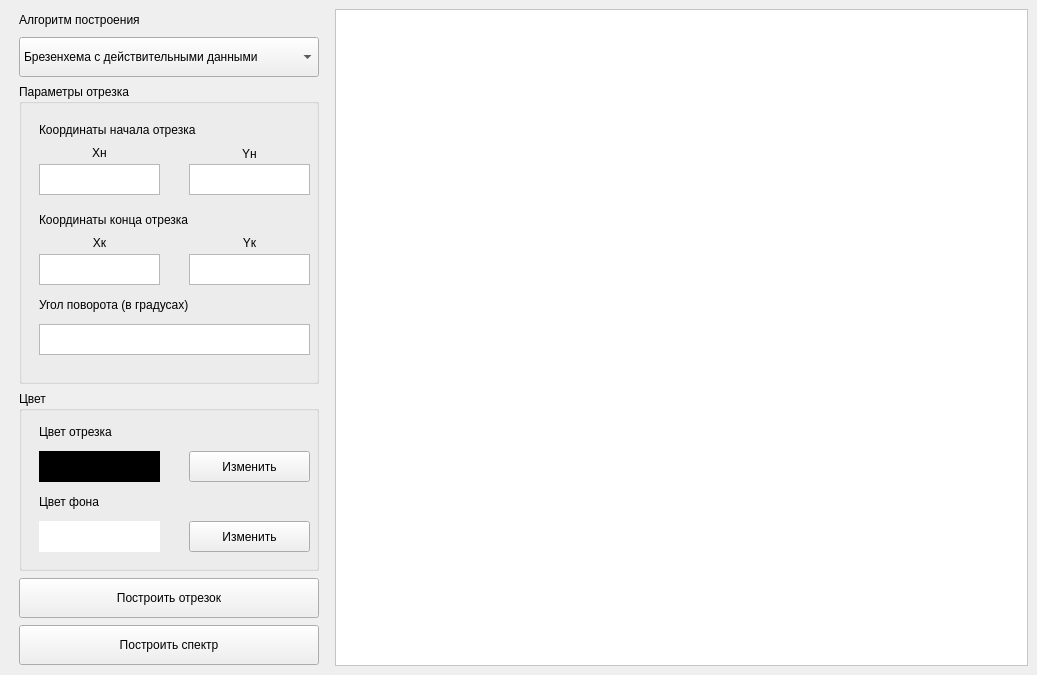
<?xml version="1.0" encoding="UTF-8"?>
<ui version="4.0">
 <class>mainWindow</class>
 <widget class="QMainWindow" name="mainWindow">
  <property name="geometry">
   <rect>
    <x>0</x>
    <y>0</y>
    <width>1037</width>
    <height>675</height>
   </rect>
  </property>
  <property name="minimumSize">
   <size>
    <width>1037</width>
    <height>672</height>
   </size>
  </property>
  <property name="windowTitle">
   <string>Лабораторная работа №3</string>
  </property>
  <widget class="QWidget" name="centralwidget">
   <layout class="QHBoxLayout" name="horizontalLayout_3">
    <item>
     <layout class="QVBoxLayout" name="verticalLayout">
      <property name="leftMargin">
       <number>10</number>
      </property>
      <property name="rightMargin">
       <number>10</number>
      </property>
      <item>
       <widget class="QLabel" name="label">
        <property name="maximumSize">
         <size>
          <width>16777215</width>
          <height>20</height>
         </size>
        </property>
        <property name="text">
         <string>Алгоритм построения</string>
        </property>
       </widget>
      </item>
      <item>
       <widget class="QComboBox" name="AlgorithmTypeBox">
        <property name="minimumSize">
         <size>
          <width>0</width>
          <height>40</height>
         </size>
        </property>
        <property name="maximumSize">
         <size>
          <width>300</width>
          <height>16777215</height>
         </size>
        </property>
        <item>
         <property name="text">
          <string>Брезенхема с действительными данными</string>
         </property>
        </item>
        <item>
         <property name="text">
          <string>Брезенхема с целочисленными данными</string>
         </property>
        </item>
        <item>
         <property name="text">
          <string>Брезенхема с устранением ступенчатости</string>
         </property>
        </item>
        <item>
         <property name="text">
          <string>Цифрового дифференциального анализатора</string>
         </property>
        </item>
        <item>
         <property name="text">
          <string>Алгоритм Ву</string>
         </property>
        </item>
        <item>
         <property name="text">
          <string>Алгоритм, использующий библиотечную функцию</string>
         </property>
        </item>
       </widget>
      </item>
      <item>
       <widget class="QGroupBox" name="groupBox">
        <property name="maximumSize">
         <size>
          <width>16777215</width>
          <height>300</height>
         </size>
        </property>
        <property name="title">
         <string>Параметры отрезка</string>
        </property>
        <widget class="QLabel" name="label_2">
         <property name="geometry">
          <rect>
           <x>20</x>
           <y>30</y>
           <width>261</width>
           <height>31</height>
          </rect>
         </property>
         <property name="text">
          <string>Координаты начала отрезка</string>
         </property>
        </widget>
        <widget class="QTextEdit" name="startCoordY">
         <property name="geometry">
          <rect>
           <x>170</x>
           <y>80</y>
           <width>121</width>
           <height>31</height>
          </rect>
         </property>
        </widget>
        <widget class="QTextEdit" name="startCoordX">
         <property name="geometry">
          <rect>
           <x>20</x>
           <y>80</y>
           <width>121</width>
           <height>31</height>
          </rect>
         </property>
        </widget>
        <widget class="QLabel" name="label_8">
         <property name="geometry">
          <rect>
           <x>170</x>
           <y>60</y>
           <width>121</width>
           <height>20</height>
          </rect>
         </property>
         <property name="text">
          <string>Yн</string>
         </property>
         <property name="alignment">
          <set>Qt::AlignCenter</set>
         </property>
        </widget>
        <widget class="QLabel" name="label_9">
         <property name="geometry">
          <rect>
           <x>20</x>
           <y>60</y>
           <width>121</width>
           <height>17</height>
          </rect>
         </property>
         <property name="text">
          <string>Xн</string>
         </property>
         <property name="alignment">
          <set>Qt::AlignCenter</set>
         </property>
        </widget>
        <widget class="QLabel" name="label_10">
         <property name="geometry">
          <rect>
           <x>20</x>
           <y>150</y>
           <width>121</width>
           <height>17</height>
          </rect>
         </property>
         <property name="text">
          <string>Xк</string>
         </property>
         <property name="alignment">
          <set>Qt::AlignCenter</set>
         </property>
        </widget>
        <widget class="QLabel" name="label_11">
         <property name="geometry">
          <rect>
           <x>170</x>
           <y>150</y>
           <width>121</width>
           <height>17</height>
          </rect>
         </property>
         <property name="text">
          <string>Yк</string>
         </property>
         <property name="alignment">
          <set>Qt::AlignCenter</set>
         </property>
        </widget>
        <widget class="QTextEdit" name="endCoordY">
         <property name="geometry">
          <rect>
           <x>170</x>
           <y>170</y>
           <width>121</width>
           <height>31</height>
          </rect>
         </property>
        </widget>
        <widget class="QLabel" name="label_12">
         <property name="geometry">
          <rect>
           <x>20</x>
           <y>120</y>
           <width>261</width>
           <height>31</height>
          </rect>
         </property>
         <property name="text">
          <string>Координаты конца отрезка</string>
         </property>
        </widget>
        <widget class="QTextEdit" name="endCoordX">
         <property name="geometry">
          <rect>
           <x>20</x>
           <y>170</y>
           <width>121</width>
           <height>31</height>
          </rect>
         </property>
        </widget>
        <widget class="QLabel" name="label_5">
         <property name="geometry">
          <rect>
           <x>20</x>
           <y>210</y>
           <width>211</width>
           <height>21</height>
          </rect>
         </property>
         <property name="text">
          <string>Угол поворота (в градусах)</string>
         </property>
        </widget>
        <widget class="QTextEdit" name="angleInput">
         <property name="geometry">
          <rect>
           <x>20</x>
           <y>240</y>
           <width>271</width>
           <height>31</height>
          </rect>
         </property>
        </widget>
       </widget>
      </item>
      <item>
       <widget class="QGroupBox" name="groupBox_2">
        <property name="maximumSize">
         <size>
          <width>16777215</width>
          <height>180</height>
         </size>
        </property>
        <property name="title">
         <string>Цвет</string>
        </property>
        <widget class="QLabel" name="label_3">
         <property name="geometry">
          <rect>
           <x>20</x>
           <y>30</y>
           <width>141</width>
           <height>21</height>
          </rect>
         </property>
         <property name="text">
          <string>Цвет отрезка</string>
         </property>
        </widget>
        <widget class="QLabel" name="label_4">
         <property name="geometry">
          <rect>
           <x>20</x>
           <y>100</y>
           <width>101</width>
           <height>21</height>
          </rect>
         </property>
         <property name="text">
          <string>Цвет фона</string>
         </property>
        </widget>
        <widget class="QPushButton" name="changeSegColorBtn">
         <property name="geometry">
          <rect>
           <x>170</x>
           <y>60</y>
           <width>121</width>
           <height>31</height>
          </rect>
         </property>
         <property name="text">
          <string>Изменить</string>
         </property>
        </widget>
        <widget class="QPushButton" name="changeBackgroundColorBtn">
         <property name="geometry">
          <rect>
           <x>170</x>
           <y>130</y>
           <width>121</width>
           <height>31</height>
          </rect>
         </property>
         <property name="text">
          <string>Изменить</string>
         </property>
        </widget>
        <widget class="QLabel" name="segmentColor">
         <property name="geometry">
          <rect>
           <x>20</x>
           <y>60</y>
           <width>121</width>
           <height>31</height>
          </rect>
         </property>
         <property name="styleSheet">
          <string notr="true">background: black</string>
         </property>
         <property name="text">
          <string/>
         </property>
        </widget>
        <widget class="QLabel" name="backgroundColor">
         <property name="geometry">
          <rect>
           <x>20</x>
           <y>130</y>
           <width>121</width>
           <height>31</height>
          </rect>
         </property>
         <property name="styleSheet">
          <string notr="true">background: white</string>
         </property>
         <property name="text">
          <string/>
         </property>
        </widget>
       </widget>
      </item>
      <item>
       <widget class="QPushButton" name="plotSegmentBtn">
        <property name="minimumSize">
         <size>
          <width>0</width>
          <height>40</height>
         </size>
        </property>
        <property name="maximumSize">
         <size>
          <width>300</width>
          <height>16777215</height>
         </size>
        </property>
        <property name="text">
         <string>Построить отрезок</string>
        </property>
       </widget>
      </item>
      <item>
       <widget class="QPushButton" name="plotSpectrumBtn">
        <property name="minimumSize">
         <size>
          <width>0</width>
          <height>40</height>
         </size>
        </property>
        <property name="maximumSize">
         <size>
          <width>300</width>
          <height>16777215</height>
         </size>
        </property>
        <property name="text">
         <string>Построить спектр</string>
        </property>
       </widget>
      </item>
     </layout>
    </item>
    <item>
     <widget class="QGraphicsView" name="graphicsView">
      <property name="sizePolicy">
       <sizepolicy hsizetype="Expanding" vsizetype="Expanding">
        <horstretch>0</horstretch>
        <verstretch>0</verstretch>
       </sizepolicy>
      </property>
      <property name="styleSheet">
       <string notr="true">background:white</string>
      </property>
     </widget>
    </item>
   </layout>
  </widget>
  <widget class="QMenuBar" name="menubar">
   <property name="geometry">
    <rect>
     <x>0</x>
     <y>0</y>
     <width>1037</width>
     <height>22</height>
    </rect>
   </property>
  </widget>
 </widget>
 <resources/>
 <connections/>
</ui>
